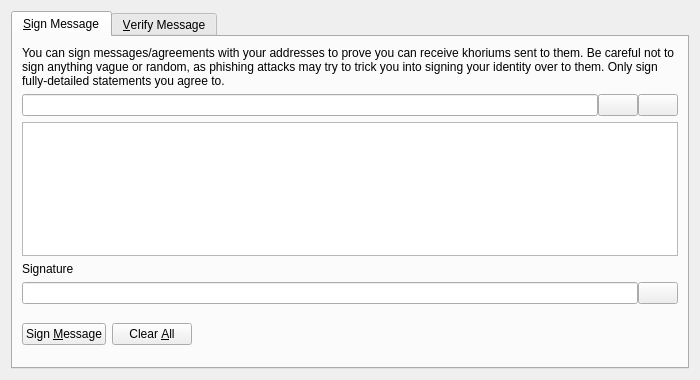
<?xml version="1.0" encoding="UTF-8"?>
<ui version="4.0">
 <class>SignVerifyMessageDialog</class>
 <widget class="QDialog" name="SignVerifyMessageDialog">
  <property name="geometry">
   <rect>
    <x>0</x>
    <y>0</y>
    <width>700</width>
    <height>380</height>
   </rect>
  </property>
  <property name="windowTitle">
   <string>Signatures - Sign / Verify a Message</string>
  </property>
  <property name="modal">
   <bool>true</bool>
  </property>
  <layout class="QVBoxLayout" name="verticalLayout">
   <item>
    <widget class="QTabWidget" name="tabWidget">
     <property name="currentIndex">
      <number>0</number>
     </property>
     <widget class="QWidget" name="tabSignMessage">
      <attribute name="title">
       <string>&amp;Sign Message</string>
      </attribute>
      <layout class="QVBoxLayout" name="verticalLayout_SM">
       <item>
        <widget class="QLabel" name="infoLabel_SM">
         <property name="text">
          <string>You can sign messages/agreements with your addresses to prove you can receive khoriums sent to them. Be careful not to sign anything vague or random, as phishing attacks may try to trick you into signing your identity over to them. Only sign fully-detailed statements you agree to.</string>
         </property>
         <property name="textFormat">
          <enum>Qt::PlainText</enum>
         </property>
         <property name="wordWrap">
          <bool>true</bool>
         </property>
        </widget>
       </item>
       <item>
        <layout class="QHBoxLayout" name="horizontalLayout_1_SM">
         <property name="spacing">
          <number>0</number>
         </property>
         <item>
          <widget class="QValidatedLineEdit" name="addressIn_SM">
           <property name="toolTip">
            <string>The Khorium address to sign the message with</string>
           </property>
          </widget>
         </item>
         <item>
          <widget class="QPushButton" name="addressBookButton_SM">
           <property name="toolTip">
            <string>Choose previously used address</string>
           </property>
           <property name="text">
            <string/>
           </property>
           <property name="icon">
            <iconset resource="../bitcoin.qrc">
             <normaloff>:/icons/address-book</normaloff>:/icons/address-book</iconset>
           </property>
           <property name="shortcut">
            <string>Alt+A</string>
           </property>
           <property name="autoDefault">
            <bool>false</bool>
           </property>
          </widget>
         </item>
         <item>
          <widget class="QPushButton" name="pasteButton_SM">
           <property name="toolTip">
            <string>Paste address from clipboard</string>
           </property>
           <property name="text">
            <string/>
           </property>
           <property name="icon">
            <iconset resource="../bitcoin.qrc">
             <normaloff>:/icons/editpaste</normaloff>:/icons/editpaste</iconset>
           </property>
           <property name="shortcut">
            <string>Alt+P</string>
           </property>
           <property name="autoDefault">
            <bool>false</bool>
           </property>
          </widget>
         </item>
        </layout>
       </item>
       <item>
        <widget class="QPlainTextEdit" name="messageIn_SM">
         <property name="toolTip">
          <string>Enter the message you want to sign here</string>
         </property>
        </widget>
       </item>
       <item>
        <widget class="QLabel" name="signatureLabel_SM">
         <property name="text">
          <string>Signature</string>
         </property>
         <property name="textFormat">
          <enum>Qt::PlainText</enum>
         </property>
        </widget>
       </item>
       <item>
        <layout class="QHBoxLayout" name="horizontalLayout_2_SM">
         <property name="spacing">
          <number>0</number>
         </property>
         <item>
          <widget class="QLineEdit" name="signatureOut_SM">
           <property name="font">
            <font>
             <italic>true</italic>
            </font>
           </property>
           <property name="readOnly">
            <bool>true</bool>
           </property>
          </widget>
         </item>
         <item>
          <widget class="QPushButton" name="copySignatureButton_SM">
           <property name="toolTip">
            <string>Copy the current signature to the system clipboard</string>
           </property>
           <property name="text">
            <string/>
           </property>
           <property name="icon">
            <iconset resource="../bitcoin.qrc">
             <normaloff>:/icons/editcopy</normaloff>:/icons/editcopy</iconset>
           </property>
           <property name="autoDefault">
            <bool>false</bool>
           </property>
          </widget>
         </item>
        </layout>
       </item>
       <item>
        <layout class="QHBoxLayout" name="horizontalLayout_3_SM">
         <item>
          <widget class="QPushButton" name="signMessageButton_SM">
           <property name="toolTip">
            <string>Sign the message to prove you own this Khorium address</string>
           </property>
           <property name="text">
            <string>Sign &amp;Message</string>
           </property>
           <property name="icon">
            <iconset resource="../bitcoin.qrc">
             <normaloff>:/icons/edit</normaloff>:/icons/edit</iconset>
           </property>
           <property name="autoDefault">
            <bool>false</bool>
           </property>
          </widget>
         </item>
         <item>
          <widget class="QPushButton" name="clearButton_SM">
           <property name="toolTip">
            <string>Reset all sign message fields</string>
           </property>
           <property name="text">
            <string>Clear &amp;All</string>
           </property>
           <property name="icon">
            <iconset resource="../bitcoin.qrc">
             <normaloff>:/icons/remove</normaloff>:/icons/remove</iconset>
           </property>
           <property name="autoDefault">
            <bool>false</bool>
           </property>
          </widget>
         </item>
         <item>
          <spacer name="horizontalSpacer_1_SM">
           <property name="orientation">
            <enum>Qt::Horizontal</enum>
           </property>
           <property name="sizeHint" stdset="0">
            <size>
             <width>40</width>
             <height>48</height>
            </size>
           </property>
          </spacer>
         </item>
         <item>
          <widget class="QLabel" name="statusLabel_SM">
           <property name="font">
            <font>
             <weight>75</weight>
             <bold>true</bold>
            </font>
           </property>
           <property name="text">
            <string/>
           </property>
           <property name="wordWrap">
            <bool>true</bool>
           </property>
          </widget>
         </item>
         <item>
          <spacer name="horizontalSpacer_2_SM">
           <property name="orientation">
            <enum>Qt::Horizontal</enum>
           </property>
           <property name="sizeHint" stdset="0">
            <size>
             <width>40</width>
             <height>48</height>
            </size>
           </property>
          </spacer>
         </item>
        </layout>
       </item>
      </layout>
     </widget>
     <widget class="QWidget" name="tabVerifyMessage">
      <attribute name="title">
       <string>&amp;Verify Message</string>
      </attribute>
      <layout class="QVBoxLayout" name="verticalLayout_VM">
       <item>
        <widget class="QLabel" name="infoLabel_VM">
         <property name="text">
          <string>Enter the receiver's address, message (ensure you copy line breaks, spaces, tabs, etc. exactly) and signature below to verify the message. Be careful not to read more into the signature than what is in the signed message itself, to avoid being tricked by a man-in-the-middle attack. Note that this only proves the signing party receives with the address, it cannot prove sendership of any transaction!</string>
         </property>
         <property name="textFormat">
          <enum>Qt::PlainText</enum>
         </property>
         <property name="alignment">
          <set>Qt::AlignLeading|Qt::AlignLeft|Qt::AlignTop</set>
         </property>
         <property name="wordWrap">
          <bool>true</bool>
         </property>
        </widget>
       </item>
       <item>
        <layout class="QHBoxLayout" name="horizontalLayout_1_VM">
         <property name="spacing">
          <number>0</number>
         </property>
         <item>
          <widget class="QValidatedLineEdit" name="addressIn_VM">
           <property name="toolTip">
            <string>The Bitcoin address the message was signed with</string>
           </property>
          </widget>
         </item>
         <item>
          <widget class="QPushButton" name="addressBookButton_VM">
           <property name="toolTip">
            <string>Choose previously used address</string>
           </property>
           <property name="text">
            <string/>
           </property>
           <property name="icon">
            <iconset resource="../bitcoin.qrc">
             <normaloff>:/icons/address-book</normaloff>:/icons/address-book</iconset>
           </property>
           <property name="shortcut">
            <string>Alt+A</string>
           </property>
           <property name="autoDefault">
            <bool>false</bool>
           </property>
          </widget>
         </item>
        </layout>
       </item>
       <item>
        <widget class="QPlainTextEdit" name="messageIn_VM"/>
       </item>
       <item>
        <widget class="QValidatedLineEdit" name="signatureIn_VM"/>
       </item>
       <item>
        <layout class="QHBoxLayout" name="horizontalLayout_2_VM">
         <item>
          <widget class="QPushButton" name="verifyMessageButton_VM">
           <property name="toolTip">
            <string>Verify the message to ensure it was signed with the specified Khorium address</string>
           </property>
           <property name="text">
            <string>Verify &amp;Message</string>
           </property>
           <property name="icon">
            <iconset resource="../bitcoin.qrc">
             <normaloff>:/icons/transaction_0</normaloff>:/icons/transaction_0</iconset>
           </property>
           <property name="autoDefault">
            <bool>false</bool>
           </property>
          </widget>
         </item>
         <item>
          <widget class="QPushButton" name="clearButton_VM">
           <property name="toolTip">
            <string>Reset all verify message fields</string>
           </property>
           <property name="text">
            <string>Clear &amp;All</string>
           </property>
           <property name="icon">
            <iconset resource="../bitcoin.qrc">
             <normaloff>:/icons/remove</normaloff>:/icons/remove</iconset>
           </property>
           <property name="autoDefault">
            <bool>false</bool>
           </property>
          </widget>
         </item>
         <item>
          <spacer name="horizontalSpacer_1_VM">
           <property name="orientation">
            <enum>Qt::Horizontal</enum>
           </property>
           <property name="sizeHint" stdset="0">
            <size>
             <width>40</width>
             <height>48</height>
            </size>
           </property>
          </spacer>
         </item>
         <item>
          <widget class="QLabel" name="statusLabel_VM">
           <property name="font">
            <font>
             <weight>75</weight>
             <bold>true</bold>
            </font>
           </property>
           <property name="text">
            <string/>
           </property>
           <property name="wordWrap">
            <bool>true</bool>
           </property>
          </widget>
         </item>
         <item>
          <spacer name="horizontalSpacer_2_VM">
           <property name="orientation">
            <enum>Qt::Horizontal</enum>
           </property>
           <property name="sizeHint" stdset="0">
            <size>
             <width>40</width>
             <height>48</height>
            </size>
           </property>
          </spacer>
         </item>
        </layout>
       </item>
      </layout>
     </widget>
    </widget>
   </item>
  </layout>
 </widget>
 <customwidgets>
  <customwidget>
   <class>QValidatedLineEdit</class>
   <extends>QLineEdit</extends>
   <header>qvalidatedlineedit.h</header>
  </customwidget>
 </customwidgets>
 <resources>
  <include location="../bitcoin.qrc"/>
 </resources>
 <connections/>
</ui>
